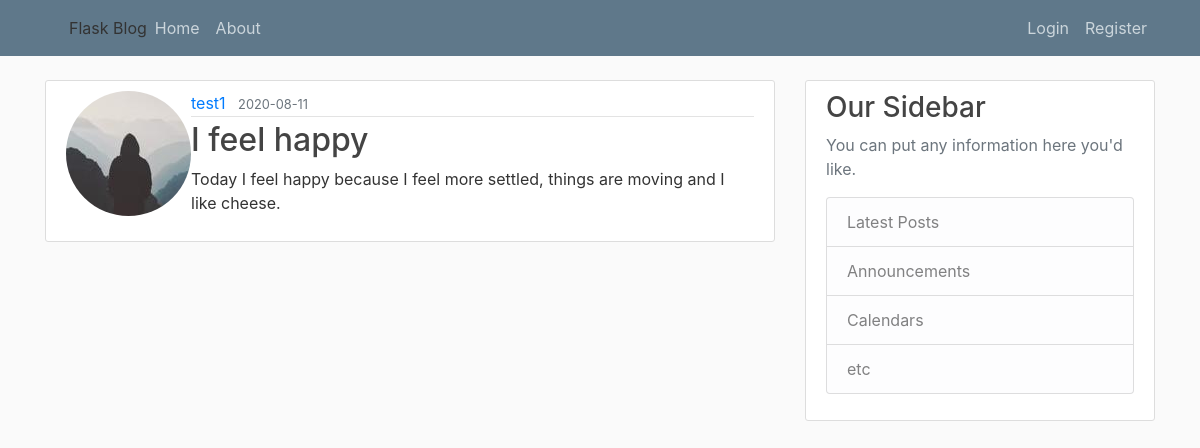
Page /post/13 on the committed database.
### flaskblog/models.py (models this page shows, shortened)
class User(db.Model, UserMixin):
    id = db.Column(db.Integer, primary_key=True)
    username = db.Column(db.String(20), unique=True, nullable=False)
    email = db.Column(db.String(120), unique=True, nullable=False)
    image_file = db.Column(db.String(20),
                           nullable=False,
                           default='default.jpg')
    password = db.Column(db.String(60), nullable=False)
    posts = db.relationship('Post', backref='author', lazy=True)

class Post(db.Model):
    id = db.Column(db.Integer, primary_key=True)
    title = db.Column(db.String(100), nullable=False)
    date_posted = db.Column(db.DateTime,
                            nullable=False,
                            default=datetime.utcnow)
    content = db.Column(db.Text, nullable=False)
    user_id = db.Column(db.Integer, db.ForeignKey('user.id'), nullable=False)

### flaskblog/posts/routes.py (the view)
@posts.route("/post/<int:post_id>")
def post(post_id):
    post = Post.query.get_or_404(post_id)
    return render_template('post.html', title=post.title, post=post)

### flaskblog/templates/post.html (shortened to what this page needs)
{% extends "layout.html" %}
{% block content %}
    <article class="media content-section">
        <img class="rounded-circle articl-img" src="{{ url_for('static', filename='profile_pics/' + post.author.image_file) }}">
        <div class="media-body">
            <div class="article-metadata">
                <a class="mr-2" href="{{ url_for('users.user_posts', username=post.author.username) }}">{{ post.author.username }}</a>
                <small class="text-muted">{{ post.date_posted.strftime('%Y-%m-%d') }}</small>
            </div>
            <h2 class="article-title">{{ post.title }}</h2>
            <p class="article-content">{{ post.content }}</p>
        </div>
    </article>
{% endblock content %}

### flaskblog/static/main.css (style rules this page uses)
body { background: #fafafa; color: #333333; margin-top: 5rem; }
h1, h2, h3, h4, h5, h6 { color: #444444; }
.content-section { background: #ffffff; padding: 10px 20px; border: 1px solid #dddddd; border-radius: 3px; margin-bottom: 20px; }
.article-title { color: #444444; }
.article-content { white-space: pre-line; }
.article-metadata { padding-bottom: 1px; margin-bottom: 4px; border-bottom: 1px solid #e3e3e3 }

### rows in the picture
User: image_file (picture), author.username "test1"
Post: date_posted "2020-08-11", title "I feel happy", content "Today I feel happy because I feel more settled, things are moving and I like cheese."
